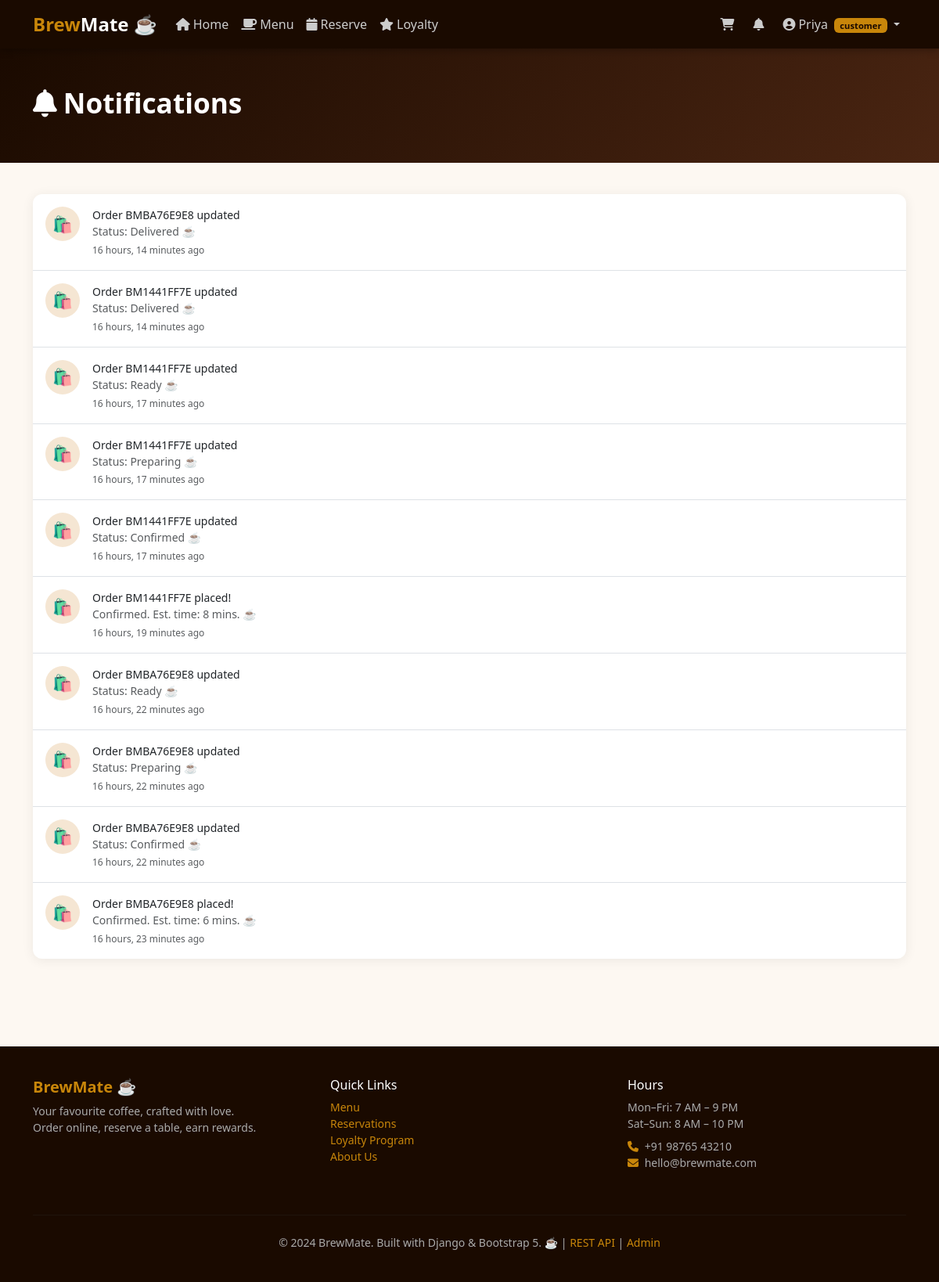
Page /notifications/ (signed in) on the committed database.
### coffee/models.py (models this page shows, shortened)
class User(AbstractBaseUser, PermissionsMixin):
    ROLES = [
        ('customer', 'Customer'),
        ('staff',    'Staff'),
        ('admin',    'Admin'),
    ]
    email       = models.EmailField(unique=True, db_index=True)
    first_name  = models.CharField(max_length=50, default='')
    last_name   = models.CharField(max_length=50, blank=True, default='')
    phone       = models.CharField(max_length=15, blank=True, default='')
    role        = models.CharField(max_length=10, choices=ROLES,
                                   default='customer', db_index=True)
    avatar      = models.ImageField(upload_to='avatars/',
                                    blank=True, null=True, default=None)
    is_active   = models.BooleanField(default=True)
    is_staff    = models.BooleanField(default=False)
    date_joined = models.DateTimeField(default=timezone.now)
    USERNAME_FIELD  = 'email'
    REQUIRED_FIELDS = ['first_name']
    objects         = UserManager()
    class Meta:
        db_table = 'coffee_user'

class Notification(models.Model):
    NOTIF_TYPE = [
        ('order',       'Order Update'),
        ('reservation', 'Reservation'),
        ('loyalty',     'Loyalty Points'),
        ('system',      'System'),
    ]
    user       = models.ForeignKey(
        User, on_delete=models.CASCADE, related_name='notifications'
    )
    notif_type = models.CharField(max_length=15, choices=NOTIF_TYPE,
                                  default='system')
    title      = models.CharField(max_length=100, default='')
    message    = models.TextField(default='')
    is_read    = models.BooleanField(default=False)
    created_at = models.DateTimeField(auto_now_add=True)
    class Meta:
        db_table = 'coffee_notification'
        ordering = ['-created_at']

### coffee/views.py (the view)
# urls.py: path('notifications/',                 views.notifications_view,    name='notifications'),
@login_required
def notifications_view(request):
    notifs = Notification.objects.filter(user=request.user)
    Notification.objects.filter(
        user=request.user, is_read=False
    ).update(is_read=True)
    return render(request, 'coffee/notifications.html', {'notifs': notifs})

### coffee/context_processors.py (called while the page is built)
def global_context(request):
    cart_count  = 0
    notif_count = 0
    if request.user.is_authenticated:
        try:
            cart_count = Cart.objects.get(user=request.user).item_count
        except Cart.DoesNotExist:
            pass
        notif_count = Notification.objects.filter(
            user=request.user, is_read=False
        ).count()
    return {'cart_count': cart_count, 'notif_count': notif_count}

### coffee/models.py (called while the page is built)
    @property
    def item_count(self):
        result = self.items.aggregate(t=models.Sum('quantity'))['t']
        return result or 0

### coffee/templates/coffee/notifications.html (shortened to what this page needs)
{% extends 'coffee/base.html' %}
{% block content %}
<div class="page-hero"><div class="container"><h1><i class="fa fa-bell me-2"></i>Notifications</h1></div></div>
<div class="container pb-5">
  <div class="card">
    <div class="card-body p-0">
      {% if notifs %}
      {% for n in notifs %}
      <div class="d-flex gap-3 p-3 {% if not forloop.last %}border-bottom{% endif %} {% if not n.is_read %}{% endif %}" style="{% if not n.is_read %}background:#fdf8f2{% endif %}">
        <div style="width:44px;height:44px;border-radius:50%;background:var(--brew-light);display:flex;align-items:center;justify-content:center;flex-shrink:0;font-size:1.3rem">
          {% if n.notif_type == 'order' %}🛍️{% elif n.notif_type == 'loyalty' %}⭐{% elif n.notif_type == 'reservation' %}📅{% else %}📢{% endif %}
        </div>
        <div class="flex-grow-1">
          <div class="fw-700 small">{{ n.title }}</div>
          <div class="text-muted small">{{ n.message }}</div>
          <div class="text-muted" style="font-size:.75rem;margin-top:.3rem">{{ n.created_at|timesince }} ago</div>
        </div>
      </div>
      {% endfor %}
      {% else %}
      <div class="text-center p-5 text-muted">
        <div style="font-size:4rem">🔔</div>
        <p class="mt-2">No notifications yet.</p>
      </div>
      {% endif %}
    </div>
  </div>
</div>
{% endblock %}

### coffee/templates/coffee/base.html (shortened to what this page needs)
<!DOCTYPE html>
<html lang="en">
<head>
  <link href="https://cdn.jsdelivr.net/npm/bootstrap@5.3.2/dist/css/bootstrap.min.css" rel="stylesheet">
  <link href="https://cdnjs.cloudflare.com/ajax/libs/font-awesome/6.4.0/css/all.min.css" rel="stylesheet">
</head>
<body>
{% if user.is_authenticated %}
<nav class="navbar navbar-expand-lg sticky-top">
  <div class="container">
    <a class="navbar-brand" href="{% url 'home' %}">Brew<span>Mate</span> ☕</a>
    <div class="collapse navbar-collapse" id="navMain">
      <ul class="navbar-nav me-auto">
        <li class="nav-item"><a class="nav-link" href="{% url 'home' %}"><i class="fa fa-home me-1"></i>Home</a></li>
        <li class="nav-item"><a class="nav-link" href="{% url 'menu' %}"><i class="fa fa-coffee me-1"></i>Menu</a></li>
        {% if user.role == 'customer' %}
        <li class="nav-item"><a class="nav-link" href="{% url 'reservation' %}"><i class="fa fa-calendar me-1"></i>Reserve</a></li>
        <li class="nav-item"><a class="nav-link" href="{% url 'loyalty' %}"><i class="fa fa-star me-1"></i>Loyalty</a></li>
        {% endif %}
      </ul>
      <ul class="navbar-nav align-items-center gap-2">
        {% if user.role == 'customer' %}
        <li class="nav-item">
          <a class="nav-link position-relative" href="{% url 'cart' %}">
            <i class="fa fa-shopping-cart"></i>
          </a>
        </li>
        {% endif %}
        <li class="nav-item">
          <a class="nav-link" href="{% url 'notifications' %}">
            <i class="fa fa-bell"></i>
          </a>
        </li>
        <li class="nav-item dropdown">
          <a class="nav-link dropdown-toggle" href="#" data-bs-toggle="dropdown">
            <i class="fa fa-user-circle me-1"></i>{{ user.first_name }}
            <span class="badge ms-1" style="background:var(--brew-gold);color:var(--brew-dark);font-size:.7rem">{{ user.role }}</span>
          </a>
        </li>
      </ul>
    </div>
  </div>
</nav>
{% endif %}
{% block content %}{% endblock %}
<footer>
  <div class="container">
    <div class="row">
      <div class="col-md-4 mb-3">
        <h5 style="color:var(--brew-gold);font-weight:800">BrewMate ☕</h5>
        <p class="small mt-2">Your favourite coffee, crafted with love.<br>Order online, reserve a table, earn rewards.</p>
      </div>
      <div class="col-md-4 mb-3">
        <h6 style="color:#fff">Quick Links</h6>
        <ul class="list-unstyled small mt-2">
          <li><a href="{% url 'menu' %}">Menu</a></li>
          <li><a href="{% url 'reservation' %}">Reservations</a></li>
          <li><a href="{% url 'loyalty' %}">Loyalty Program</a></li>
          <li><a href="{% url 'about' %}">About Us</a></li>
        </ul>
      </div>
      <div class="col-md-4 mb-3">
        <h6 style="color:#fff">Hours</h6>
        <ul class="list-unstyled small mt-2">
          <li>Mon–Fri: 7 AM – 9 PM</li>
          <li>Sat–Sun: 8 AM – 10 PM</li>
          <li class="mt-2"><i class="fa fa-phone me-1" style="color:var(--brew-gold)"></i> +91 98765 43210</li>
          <li><i class="fa fa-envelope me-1" style="color:var(--brew-gold)"></i> hello@brewmate.com</li>
        </ul>
      </div>
    </div>
    <hr style="border-color:#333; margin: 1.5rem 0">
    <div class="text-center small">
      &copy; 2024 BrewMate. Built with Django &amp; Bootstrap 5. ☕
      | <a href="/api/products/">REST API</a>
      | <a href="/admin/">Admin</a>
    </div>
  </div>
</footer>
</body>
</html>

### coffee/templates/coffee/base.html (style rules this page uses)
:root { --brew-dark: #1a0a00; --brew-brown: #4a2512; --brew-medium: #7b3f00; --brew-gold: #c8860a; --brew-light: #f5e6d3; --brew-cream: #fdf8f2; }
* { margin: 0; padding: 0; box-sizing: border-box; }
body { background: var(--brew-cream); color: var(--brew-dark); font-family: 'Segoe UI', sans-serif; }
.navbar { background: var(--brew-dark) !important; box-shadow: 0 2px 10px rgba(0,0,0,0.3); }
.navbar-brand { color: var(--brew-gold) !important; font-weight: 800; font-size: 1.5rem; }
.navbar-brand span { color: #fff; }
.nav-link { color: #ccc !important; transition: color .2s; }
.card { border: none; border-radius: 12px; box-shadow: 0 2px 15px rgba(0,0,0,0.07); }
footer { background: var(--brew-dark); color: #aaa; padding: 2.5rem 0; margin-top: 4rem; }
footer a { color: var(--brew-gold); text-decoration: none; }
.page-hero { background: linear-gradient(135deg, var(--brew-dark) 0%, var(--brew-brown) 100%); color: #fff; padding: 3rem 0; margin-bottom: 2.5rem; }
.page-hero h1 { font-weight: 800; font-size: 2.2rem; }

### rows in the picture
User: first_name "Priya", role "customer"
Notification: title "Order BMBA76E9E8 updated", message "Status: Delivered ☕", created_at "16 hours, 14 minutes"
Notification: title "Order BM1441FF7E updated", message "Status: Delivered ☕", created_at "16 hours, 14 minutes"
Notification: title "Order BM1441FF7E updated", message "Status: Ready ☕", created_at "16 hours, 17 minutes"
Notification: title "Order BM1441FF7E updated", message "Status: Preparing ☕", created_at "16 hours, 17 minutes"
Notification: title "Order BM1441FF7E updated", message "Status: Confirmed ☕", created_at "16 hours, 17 minutes"
Notification: title "Order BM1441FF7E placed!", message "Confirmed. Est. time: 8 mins. ☕", created_at "16 hours, 19 minutes"
Notification: title "Order BMBA76E9E8 updated", message "Status: Ready ☕", created_at "16 hours, 22 minutes"
Notification: title "Order BMBA76E9E8 updated", message "Status: Preparing ☕", created_at "16 hours, 22 minutes"
Notification: title "Order BMBA76E9E8 updated", message "Status: Confirmed ☕", created_at "16 hours, 22 minutes"
Notification: title "Order BMBA76E9E8 placed!", message "Confirmed. Est. time: 6 mins. ☕", created_at "16 hours, 23 minutes"
